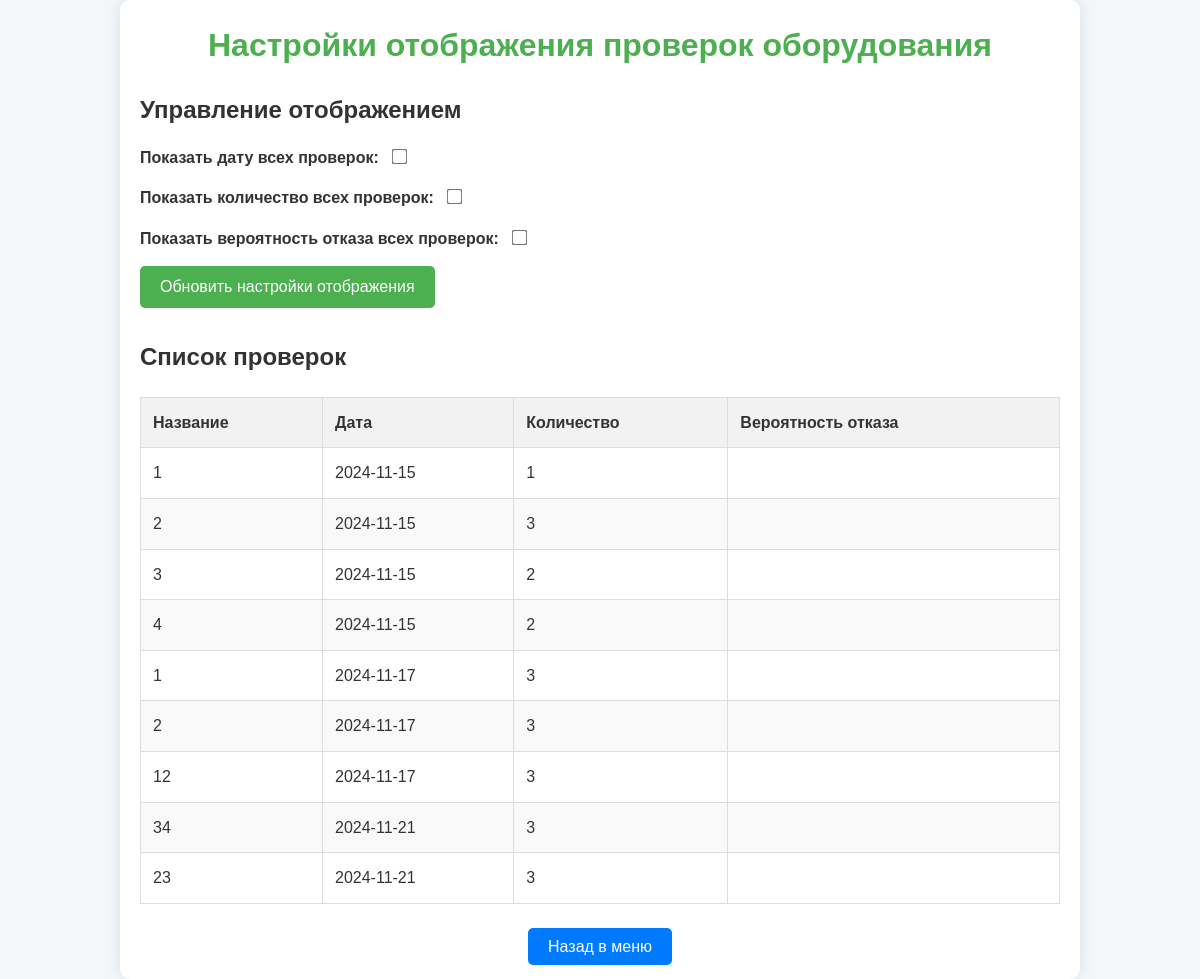
Screenshot of /data_analysis/28 with the database file from the repository.
### tables this page shows
CREATE TABLE checks (
        id INTEGER PRIMARY KEY AUTOINCREMENT,
        name TEXT,
        equipment_id INTEGER,
        info TEXT,
        date TEXT,
        count INTEGER,
        fallability REAL,
        display_date BOOLEAN DEFAULT 1,
        display_count BOOLEAN DEFAULT 1,
        display_fallability BOOLEAN DEFAULT 1,
        FOREIGN KEY (equipment_id) REFERENCES equipment(id)
    );

### app/routes.py (the view, shortened to what this page needs)
@routes.route('/data_analysis/<user_id>', methods=['GET', 'POST'])
def data_analysis(user_id):
    show_date = False
    show_count = False
    show_fallability = False
    checks = Check.load_all()
    return render_template('data_analysis.html', checks=checks, show_date=show_date, show_count=show_count,
                           show_fallability=show_fallability, user_id=user_id)

### app/templates/data_analysis.html (shortened to what this page needs)
<!DOCTYPE html>
<html lang="ru">
<head>
    <link rel="stylesheet" href="{{ url_for('static', filename='data_analysis.css') }}">
</head>
<body>
    <div class="container">
        <header class="header">
            <h1>Настройки отображения проверок оборудования</h1>
        </header>
        <section class="form-section">
            <h2>Управление отображением</h2>
            <form method="POST" class="settings-form">
                <div class="checkbox-group">
                    <label for="show_date">Показать дату всех проверок:</label>
                    <input type="checkbox" id="show_date" name="show_date" {% if show_date %}checked{% endif %}>
                </div>
                <div class="checkbox-group">
                    <label for="show_count">Показать количество всех проверок:</label>
                    <input type="checkbox" id="show_count" name="show_count" {% if show_count %}checked{% endif %}>
                </div>
                <div class="checkbox-group">
                    <label for="show_fallability">Показать вероятность отказа всех проверок:</label>
                    <input type="checkbox" id="show_fallability" name="show_fallability" {% if show_fallability %}checked{% endif %}>
                </div>
                <button type="submit" class="submit-btn">Обновить настройки отображения</button>
            </form>
        </section>
        <section class="checks-section">
            <h2>Список проверок</h2>
            <table class="checks-table">
                <thead>
                    <tr>
                        <th>Название</th>
                        <th>Дата</th>
                        <th>Количество</th>
                        <th>Вероятность отказа</th>
                    </tr>
                </thead>
                <tbody>
                    {% for check in checks %}
                        <tr>
                            <td>{{ check.name }}</td>
                            <td>
                                {% if check.display_date %}
                                    {{ check.date }}
                                {% endif %}
                            </td>
                            <td>
                                {% if check.display_count %}
                                    {{ check.settings.count }}
                                {% endif %}
                            </td>
                            <td>
                            </td>
                        </tr>
                    {% endfor %}
                </tbody>
            </table>
        </section>
        <footer class="footer">
            <a href="{{ url_for('routes.main_menu', user_id=user_id) }}" class="back-btn">Назад в меню</a>
        </footer>
    </div>
</body>
</html>

### app/static/data_analysis.css (style rules this page uses)
* { margin: 0; padding: 0; box-sizing: border-box; }
body { font-family: 'Arial', sans-serif; background-color: #f4f7f9; color: #333; line-height: 1.6; }
.container { width: 80%; margin: 0 auto; padding: 20px; background-color: #fff; border-radius: 10px; box-shadow: 0 0 15px rgba(0, 0, 0, 0.1); }
header { text-align: center; margin-bottom: 20px; }
h1 { font-size: 2rem; color: #4CAF50; margin-bottom: 10px; }
h2 { font-size: 1.5rem; color: #333; margin-bottom: 15px; }
.settings-form { margin-bottom: 30px; }
.checkbox-group { margin-bottom: 15px; }
label { font-weight: bold; margin-right: 10px; }
input[type="checkbox"] { transform: scale(1.2); margin-right: 10px; }
button.submit-btn { padding: 12px 20px; background-color: #4CAF50; color: white; border: none; border-radius: 5px; cursor: pointer; font-size: 1rem; }
.checks-table { width: 100%; border-collapse: collapse; margin-top: 20px; font-size: 1rem; }
.checks-table th, .checks-table td { padding: 12px; text-align: left; border: 1px solid #ddd; }
.checks-table th { background-color: #f2f2f2; font-weight: bold; }
.checks-table tr:nth-child(even) { background-color: #f9f9f9; }
footer { text-align: center; margin-top: 30px; }
a.back-btn { text-decoration: none; padding: 10px 20px; background-color: #007bff; color: white; border-radius: 5px; }

### rows the page displays
checks: name "1", date "2024-11-15", settings.count "1"
checks: name "2", date "2024-11-15", settings.count "3"
checks: name "3", date "2024-11-15", settings.count "2"
checks: name "4", date "2024-11-15", settings.count "2"
checks: name "1", date "2024-11-17", settings.count "3"
checks: name "2", date "2024-11-17", settings.count "3"
checks: name "12", date "2024-11-17", settings.count "3"
checks: name "34", date "2024-11-21", settings.count "3"
checks: name "23", date "2024-11-21", settings.count "3"
